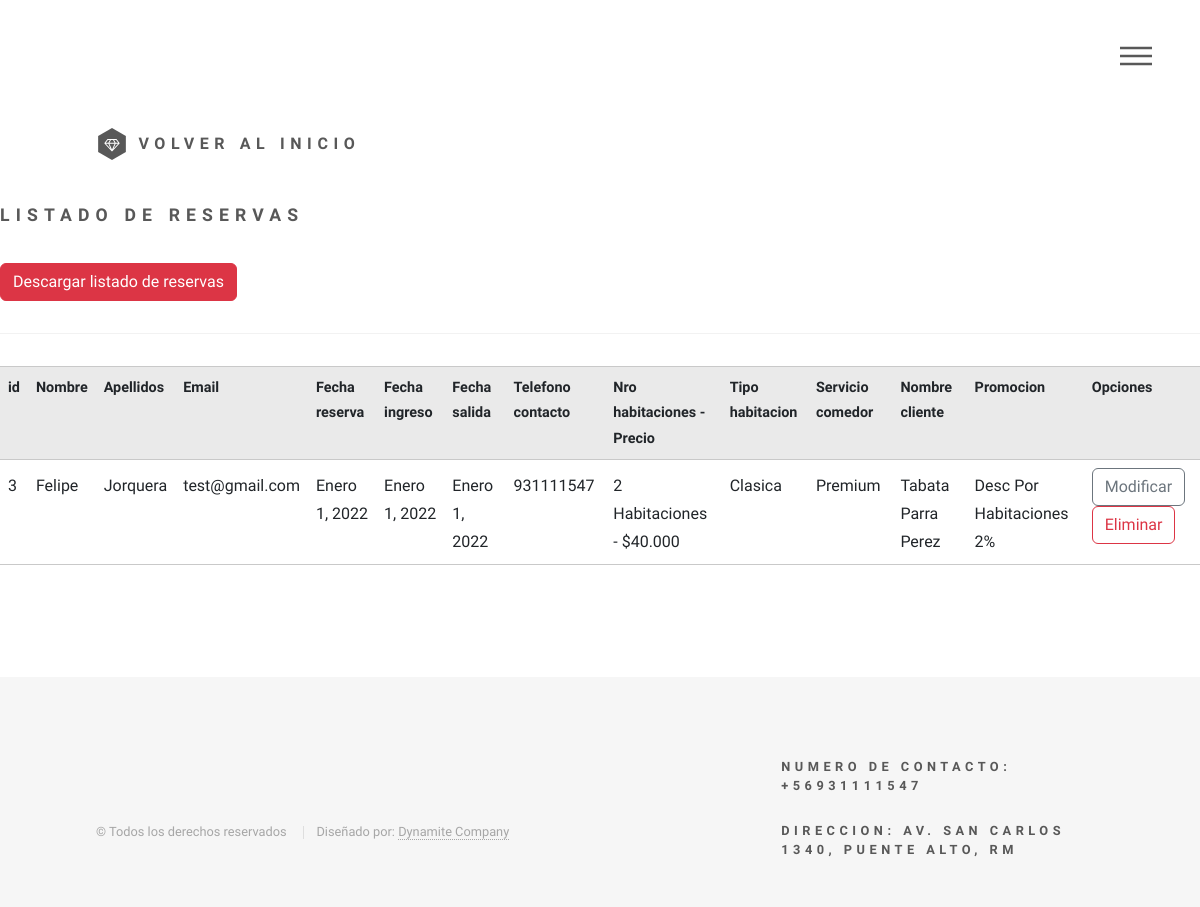
/listar-reservas/, run on an earlier commit of the app's database.
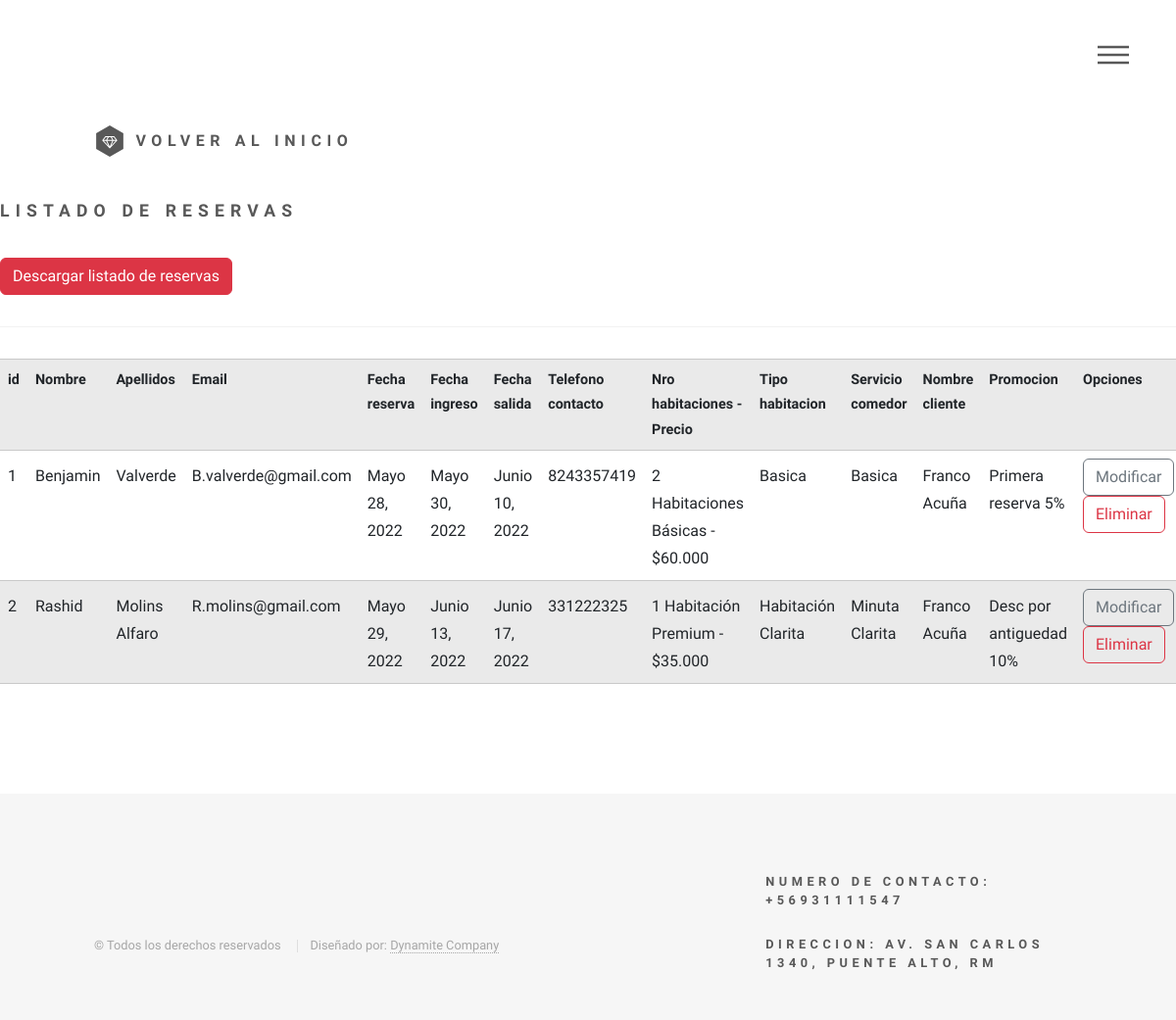
And on a later commit of the database.
### app/models.py (models this page shows, shortened)
class Reserva(models.Model):
    id_reserva = models.AutoField(primary_key=True)
    nombre = models.CharField(max_length=20)
    apellidos = models.CharField(max_length=40)
    fecha_reserva = models.DateField()
    email = models.CharField(max_length=40)
    fecha_ingreso = models.DateField()
    fecha_salida = models.DateField()
    telefono_contacto = models.CharField(max_length=15)
    precio_nro_habi = models.ForeignKey(HabitacionPrecio, models.PROTECT)
    tipo_habitacion = models.ForeignKey(TipoHabitacion, models.PROTECT)
    servicio_comedor = models.ForeignKey(Minuta, models.PROTECT)
    cliente_rut = models.ForeignKey(Cliente, models.PROTECT)
    id_promocion = models.ForeignKey(Promociones, models.PROTECT)
    class Meta:
        verbose_name = "Reserva"
        verbose_name_plural = "Reservas"

class HabitacionPrecio(models.Model):
    id = models.AutoField(primary_key=True)
    numero_habi = models.CharField(max_length=50)
    precio = models.CharField(max_length=20)
    class Meta:
        verbose_name = "Nro habitaciones - Precio"
        verbose_name_plural = "Nro habitaciones - Precio"
    def __str__(self) :
        return self.numero_habi + ' - ' + self.precio

class TipoHabitacion(models.Model):
    id_tipo_habitacion = models.AutoField(primary_key=True)
    nombre_tipo = models.CharField(max_length=20)
    descripcion = models.CharField(max_length=100)
    capacidad = models.IntegerField()
    precio = models.IntegerField()
    class Meta:
        verbose_name = "Tipo Habitacion"
        verbose_name_plural = "Tipo Habitaciones"
    def __str__(self) :
        return self.nombre_tipo

class Minuta(models.Model):
    id_minuta = models.AutoField(primary_key=True)
    tipo_servicio = models.CharField(max_length=50)
    tipo_desayuno = models.CharField(max_length=50)
    tipo_almuerzo = models.CharField(max_length=50)
    tipo_once = models.CharField(max_length=50)
    tipo_cena = models.CharField(max_length=50)
    class Meta:
        verbose_name = "Minuta"
        verbose_name_plural = "Minuta"
    def __str__(self) :
        return self.tipo_servicio

class Cliente(models.Model):
    id_cliente = models.AutoField(primary_key=True)
    rut = models.CharField(max_length=20)
    nombre = models.CharField(max_length=20)
    apellidos = models.CharField(max_length=40)
    direccion = models.CharField(max_length=35)
    telefono = models.CharField(max_length=15)
    email = models.CharField(max_length=40)
    nombre_empresa = models.CharField(max_length=30)
    rut_empresa = models.CharField(max_length=40)
    direccion_empresa = models.CharField(max_length=40)
    administrador_id_admin = models.ForeignKey(Administrador, on_delete=models.PROTECT)
    class Meta:
        verbose_name = "Cliente"
        verbose_name_plural = "Clientes"
    def __str__(self) :
        return self.nombre + '  ' + self.apellidos

class Promociones(models.Model):
    id_promociones = models.AutoField(primary_key=True)
    tipo_promocion = models.CharField(max_length=50)
    desc_promocion = models.CharField(max_length=20)
    descripcion = models.CharField(max_length=100)
    class Meta:
        verbose_name = "Promocion"
        verbose_name_plural = "Promociones"
    def __str__(self) :
        return self.tipo_promocion + '  ' + self.desc_promocion

### app/views.py (the view)
# urls.py: path('listar-reservas/', listar_reservas, name="listar_reservas"),
def listar_reservas(request):
    reservas = Reserva.objects.all()
    data = {
        'reservas': reservas
    }
    return render(request, 'app/reserva/listar.html', data)

### app/templates/app/reserva/listar.html
{% extends 'app/base.html' %}
{% block contenido1 %}
	<a href="{% url 'home' %}" class="logo">
		<span class="symbol"><img src="../media/logo.svg" alt="" /></span><span
			class="title">Volver al Inicio</span>
	</a>
{% endblock %}
{% block contenido %}
        <h2>Listado de reservas</h2>
        <a href="{% url 'reserva_pdf' %}" class="btn btn-danger">Descargar listado de reservas</a>
        <hr>
        <table class="table table-striped table-hover table-responsive-sm">
            <tr>
                <th>id</th>
                <th>Nombre</th>
                <th>Apellidos</th>
                <th>Email</th>
                <th>Fecha reserva</th>
                <th>Fecha ingreso</th>
                <th>Fecha salida</th>
                <th>Telefono contacto</th>
                <th>Nro habitaciones - Precio</th>
                <th>Tipo habitacion</th>
                <th>Servicio comedor</th>
                <th>Nombre cliente</th>
                <th>Promocion</th>
                <th>Opciones</th>
            </tr>
            {% for r in reservas %}
            <tr>
                <td>{{ r.id_reserva }}</td>
                <td>{{ r.nombre }}</td>
                <td>{{ r.apellidos }}</td>
                <td>{{ r.email }}</td>
                <td>{{ r.fecha_reserva }}</td>
                <td>{{ r.fecha_ingreso }}</td>
                <td>{{ r.fecha_salida }}</td>
                <td>{{ r.telefono_contacto }}</td>
                <td>{{ r.precio_nro_habi }}</td>
                <td>{{ r.tipo_habitacion }}</td>
                <td>{{ r.servicio_comedor }}</td>
                <td>{{ r.cliente_rut }}</td>
                <td>{{ r.id_promocion }}</td>
                <td>
                    <a href="{% url 'modificar_reserva' r.id_reserva %}" class="btn btn-outline-secondary">Modificar</a>
                    <a href="{% url 'eliminar_reserva' r.id_reserva %}" class="btn btn-outline-danger">Eliminar</a>
                </td>
            </tr>
            {% endfor %}
        </table>
{% endblock %}

What changed in the data, as far as the page shows it:
removed Reserva: id_reserva "3", nombre "Felipe", apellidos "Jorquera", email "test@gmail.com", fecha_reserva "Enero 1, 2022", fecha_ingreso "Enero 1, 2022", fecha_salida "Enero 1, 2022", telefono_contacto "931111547", precio_nro_habi "2 Habitaciones - $40.000", tipo_habitacion "Clasica", servicio_comedor "Premium", cliente_rut "Tabata Parra Perez", id_promocion "Desc Por Habitaciones 2%"
added Reserva: id_reserva "1", nombre "Benjamin", apellidos "Valverde", email "B.valverde@gmail.com", fecha_reserva "Mayo 28, 2022", fecha_ingreso "Mayo 30, 2022", fecha_salida "Junio 10, 2022", telefono_contacto "8243357419", precio_nro_habi "2 Habitaciones Básicas - $60.000", tipo_habitacion "Basica", servicio_comedor "Basica", cliente_rut "Franco Acuña", id_promocion "Primera reserva 5%"
added Reserva: id_reserva "2", nombre "Rashid", apellidos "Molins Alfaro", email "R.molins@gmail.com", fecha_reserva "Mayo 29, 2022", fecha_ingreso "Junio 13, 2022", fecha_salida "Junio 17, 2022", telefono_contacto "331222325", precio_nro_habi "1 Habitación Premium - $35.000", tipo_habitacion "Habitación Clarita", servicio_comedor "Minuta Clarita", cliente_rut "Franco Acuña", id_promocion "Desc por antiguedad 10%"
